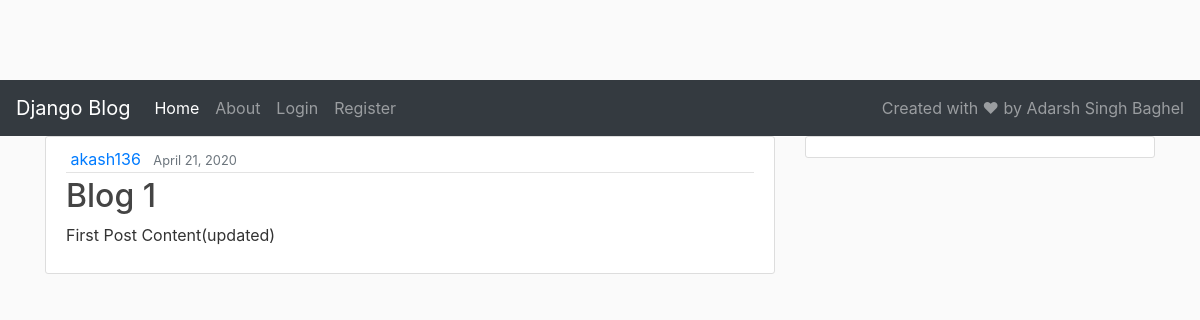
Page /detail/1/ on the committed database.
### blog/models.py (models this page shows, shortened)
class Post(models.Model):
    title = models.CharField(max_length=100)
    content = models.TextField()
    date_posted = models.DateTimeField(default=timezone.now)
    author = models.ForeignKey(User, on_delete=models.CASCADE)

### blog/views.py (the view)
# urls.py: path("detail/<int:pk>/", views.post_detail, name="detail"),
def post_detail(request, pk):
    post = get_object_or_404(Post, pk=pk)
    context = {"post": post}
    return render(request, "blog/post_detail.html", context)

### blog/templates/blog/post_detail.html (shortened to what this page needs)
{% extends "blog/base.html" %}
{% load static %}
{% block content %}
<article class="media content-section">
    <div class="media-body">
      <div class="article-metadata">
        <a class="mr-2" href="#">{{ post.author }}</a>
        <small class="text-muted">{{ post.date_posted | date:"F d, Y" }}</small>
      </div>
      <h2><a class="article-title" href="">{{ post.title }}</a></h2>
      <p class="article-content">{{ post.content }}</p>
    </div>
  </article>
{% endblock %}

### django_project/static/blog/main.css (style rules this page uses)
body { background: #fafafa; color: #333333; margin-top: 5rem; }
h1, h2, h3, h4, h5, h6 { color: #444444; }
.content-section { background: #ffffff; padding: 10px 20px; border: 1px solid #dddddd; border-radius: 3px; margin-bottom: 20px; }
.article-title { color: #444444; }
.article-content { white-space: pre-line; }
.article-metadata { padding-bottom: 1px; margin-bottom: 4px; border-bottom: 1px solid #e3e3e3 }

### rows in the picture
Post: author "akash136", date_posted "April 21, 2020", title "Blog 1", content "First Post Content(updated)"
